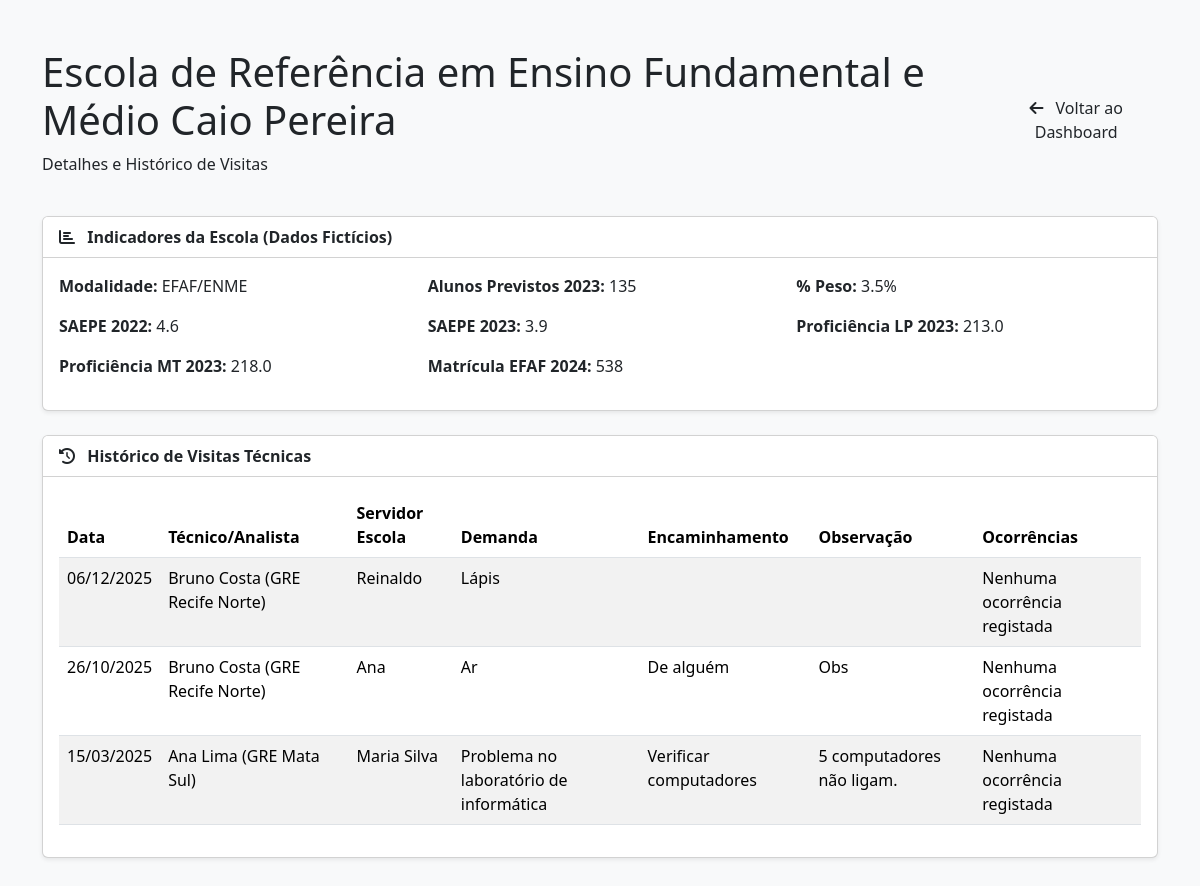
/escola/Escola de Referência em Ensino Fundamental e Médio Caio Pereira/ (signed in), run on an earlier commit of the app's database.
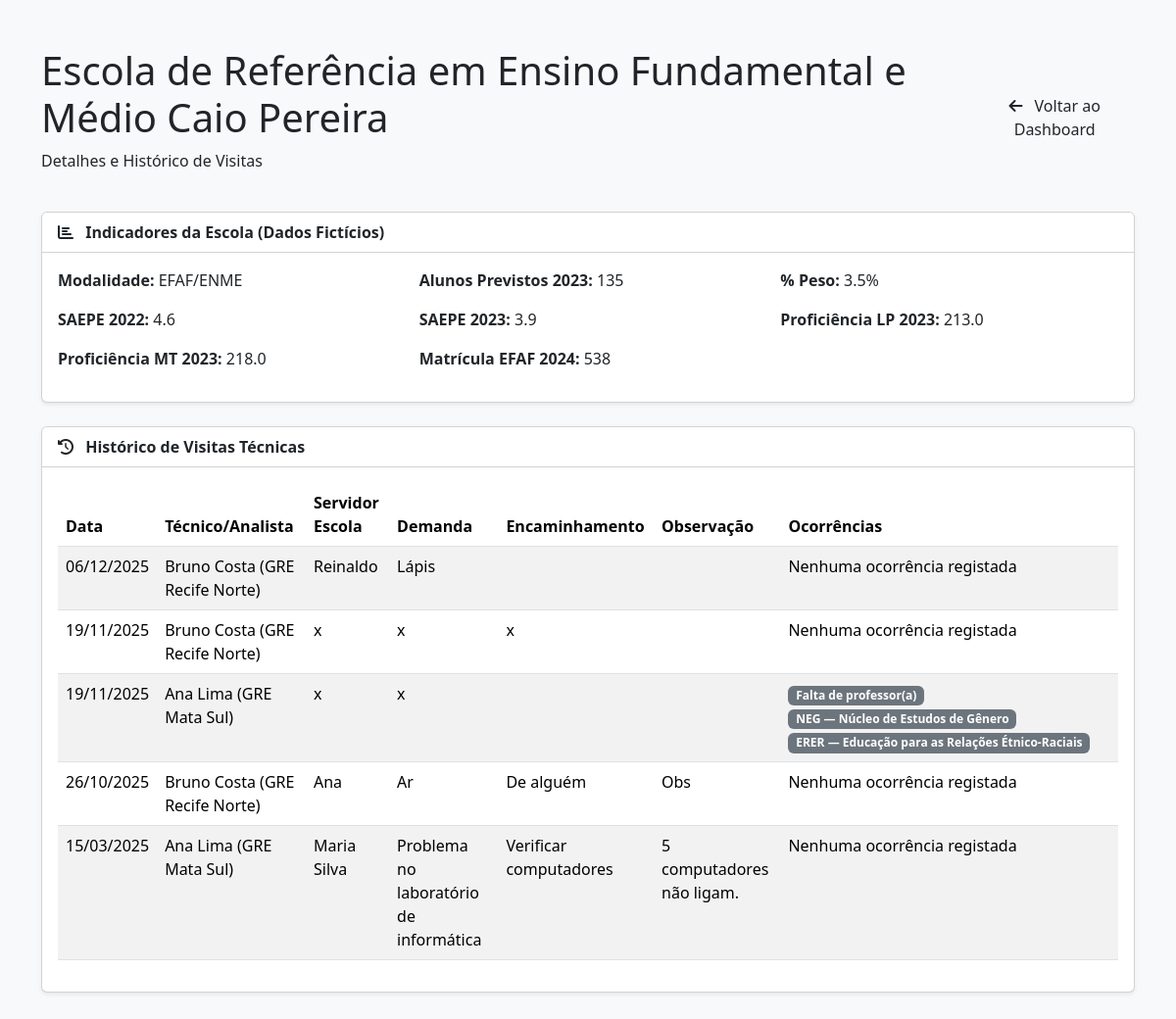
And on a later commit of the database.
### core/models.py (models this page shows, shortened)
class VisitaTecnica(models.Model):
    escola = models.CharField(max_length=255)
    data_visita = models.DateField(null=True, blank=True) # Melhor tipo para datas
    tecnico_gre = models.CharField(max_length=255, null=True, blank=True)
    servidor_escola = models.CharField(max_length=255, null=True, blank=True)
    demanda = models.TextField(null=True, blank=True) # TextField é melhor para textos longos
    encaminhamento = models.TextField(null=True, blank=True)
    observacao = models.TextField(null=True, blank=True)
    ocorrencias = models.ManyToManyField(Ocorrencia, blank=True, verbose_name="Ocorrências observadas")

class Ocorrencia(models.Model):
    descricao = models.CharField(max_length=255)

### core/views.py (the view)
# urls.py: path('escola/<str:escola_nome>/', views.perfil_escola_view, name='perfil_escola'),
@login_required(login_url='login')
def perfil_escola_view(request, escola_nome):
    try:
        escola_nome_tratado = escola_nome.strip()
        escola_info = get_object_or_404(DadosFicticiosEscola, escola=escola_nome_tratado)
        visitas_historico = VisitaTecnica.objects.filter(
            escola=escola_nome_tratado
        ).order_by('-data_visita')
        context = {
            'escola_info': escola_info,
            'visitas_historico': visitas_historico,
        }
        return render(request, 'perfil_escola.html', context)
    except DadosFicticiosEscola.DoesNotExist:
         messages.error(request, f"Escola '{escola_nome}' não encontrada nos dados fictícios.")
         return redirect('analise_dashboard')
    except Exception as e:
         messages.error(request, f"Ocorreu um erro ao carregar o perfil da escola: {e}")
         return redirect('analise_dashboard')

### core/templates/perfil_escola.html (shortened to what the changed rows need)
{% extends 'base.html' %}
{% load static %}
{% block content %}
<div class="container my-5">
    <div class="d-flex justify-content-between align-items-center mb-4">
        <div>
            <h1 class="page-title">{{ escola_info.escola }}</h1>
        </div>
    </div>
    <div class="card shadow-sm">
        <div class="card-body">
            <div class="table-responsive">
                <table class="table table-striped table-hover">
                    <thead>
                        <tr>
                            <th>Data</th>
                            <th>Técnico/Analista</th>
                            <th>Servidor Escola</th>
                            <th>Demanda</th>
                            <th>Encaminhamento</th>
                            <th>Observação</th>
                            <th>Ocorrências</th>
                        </tr>
                    </thead>
                    <tbody>
                        {% for visita in visitas_historico %} <tr>
                            <td>{{ visita.data_visita|date:"d/m/Y" }}</td>
                            <td>{{ visita.tecnico_gre|default:"" }}</td>
                            <td>{{ visita.servidor_escola|default:"" }}</td>
                            <td>{{ visita.demanda|default:"" }}</td>
                            <td>{{ visita.encaminhamento|default:"" }}</td>
                            <td>{{ visita.observacao|default:"" }}</td>
                            <td>
                                {% for ocorrencia in visita.ocorrencias.all %}
                                    <span class="badge bg-secondary me-1">{{ ocorrencia.descricao }}</span>
                                {% empty %}
                                    Nenhuma ocorrência registada
                                {% endfor %}
                            </td>
                        </tr>
                        {% empty %}
                        <tr>
                            <td colspan="7" class="text-center">Nenhuma visita técnica registada para esta escola.</td>
                        </tr>
                        {% endfor %}
                    </tbody>
                </table>
            </div>
        </div>
    </div>
</div>
{% endblock content %}

What changed in the data, as far as the page shows it:
now on this page (row edited): VisitaTecnica: data_visita "19/11/2025", tecnico_gre "Bruno Costa (GRE Recife Norte)", servidor_escola "x", demanda "x", encaminhamento "x"
added VisitaTecnica: data_visita "19/11/2025", tecnico_gre "Ana Lima (GRE Mata Sul)", servidor_escola "x", demanda "x"
added Ocorrencia: descricao "Falta de professor(a)"
added Ocorrencia: descricao "NEG — Núcleo de Estudos de Gênero"
added Ocorrencia: descricao "ERER — Educação para as Relações Étnico-Raciais"
